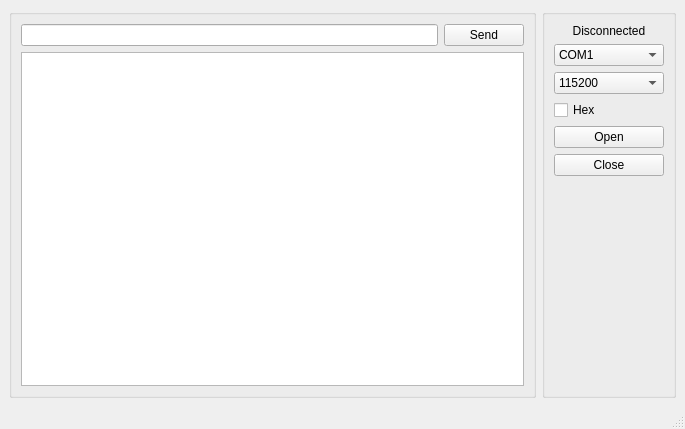
<?xml version="1.0" encoding="UTF-8"?>
<ui version="4.0">
 <class>Serial</class>
 <widget class="QMainWindow" name="Serial">
  <property name="geometry">
   <rect>
    <x>0</x>
    <y>0</y>
    <width>685</width>
    <height>429</height>
   </rect>
  </property>
  <property name="windowTitle">
   <string>Serial</string>
  </property>
  <widget class="QWidget" name="centralwidget">
   <layout class="QHBoxLayout" name="horizontalLayout_2">
    <item>
     <widget class="QGroupBox" name="groupBox">
      <property name="title">
       <string/>
      </property>
      <layout class="QVBoxLayout" name="verticalLayout">
       <item>
        <layout class="QHBoxLayout" name="horizontalLayout">
         <item>
          <widget class="QLineEdit" name="lint_send_data"/>
         </item>
         <item>
          <widget class="QPushButton" name="btn_send">
           <property name="text">
            <string>Send</string>
           </property>
          </widget>
         </item>
        </layout>
       </item>
       <item>
        <widget class="QPlainTextEdit" name="plainTextEdit"/>
       </item>
      </layout>
     </widget>
    </item>
    <item>
     <widget class="QGroupBox" name="groupBox_2">
      <property name="title">
       <string/>
      </property>
      <layout class="QVBoxLayout" name="verticalLayout_3">
       <item>
        <widget class="QLabel" name="lab_status">
         <property name="minimumSize">
          <size>
           <width>110</width>
           <height>0</height>
          </size>
         </property>
         <property name="text">
          <string>Disconnected</string>
         </property>
         <property name="alignment">
          <set>Qt::AlignCenter</set>
         </property>
        </widget>
       </item>
       <item>
        <layout class="QVBoxLayout" name="verticalLayout_2">
         <item>
          <widget class="QComboBox" name="cmb_port_name">
           <item>
            <property name="text">
             <string>COM1</string>
            </property>
           </item>
           <item>
            <property name="text">
             <string>COM2</string>
            </property>
           </item>
           <item>
            <property name="text">
             <string>COM3</string>
            </property>
           </item>
           <item>
            <property name="text">
             <string>COM4</string>
            </property>
           </item>
           <item>
            <property name="text">
             <string>COM5</string>
            </property>
           </item>
           <item>
            <property name="text">
             <string>COM6</string>
            </property>
           </item>
           <item>
            <property name="text">
             <string>COM7</string>
            </property>
           </item>
           <item>
            <property name="text">
             <string>COM8</string>
            </property>
           </item>
          </widget>
         </item>
         <item>
          <widget class="QComboBox" name="cmb_baud_rate">
           <item>
            <property name="text">
             <string>115200</string>
            </property>
           </item>
           <item>
            <property name="text">
             <string>57600</string>
            </property>
           </item>
           <item>
            <property name="text">
             <string>38400</string>
            </property>
           </item>
           <item>
            <property name="text">
             <string>19200</string>
            </property>
           </item>
           <item>
            <property name="text">
             <string>9600</string>
            </property>
           </item>
           <item>
            <property name="text">
             <string>4800</string>
            </property>
           </item>
           <item>
            <property name="text">
             <string>2400</string>
            </property>
           </item>
           <item>
            <property name="text">
             <string>1200</string>
            </property>
           </item>
          </widget>
         </item>
         <item>
          <widget class="QCheckBox" name="checkBox">
           <property name="text">
            <string>Hex</string>
           </property>
          </widget>
         </item>
         <item>
          <widget class="QPushButton" name="btn_open">
           <property name="text">
            <string>Open</string>
           </property>
          </widget>
         </item>
         <item>
          <widget class="QPushButton" name="btn_close">
           <property name="text">
            <string>Close</string>
           </property>
          </widget>
         </item>
         <item>
          <spacer name="verticalSpacer">
           <property name="orientation">
            <enum>Qt::Vertical</enum>
           </property>
           <property name="sizeHint" stdset="0">
            <size>
             <width>20</width>
             <height>40</height>
            </size>
           </property>
          </spacer>
         </item>
        </layout>
       </item>
      </layout>
     </widget>
    </item>
   </layout>
  </widget>
  <widget class="QMenuBar" name="menubar">
   <property name="geometry">
    <rect>
     <x>0</x>
     <y>0</y>
     <width>685</width>
     <height>23</height>
    </rect>
   </property>
  </widget>
  <widget class="QStatusBar" name="statusbar"/>
 </widget>
 <resources/>
 <connections/>
</ui>
